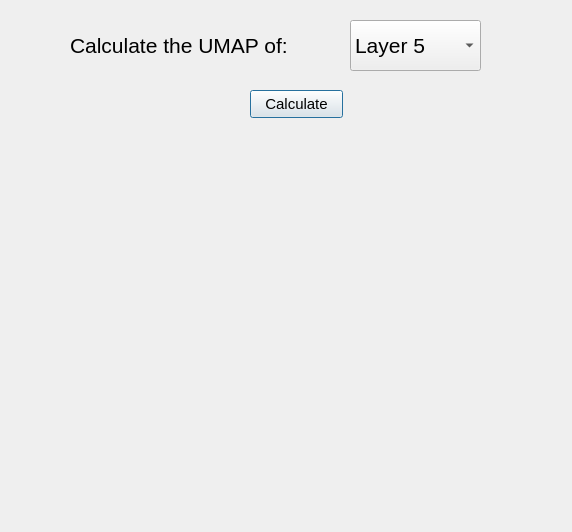
<?xml version="1.0" encoding="UTF-8"?>
<ui version="4.0">
 <class>Dialog</class>
 <widget class="QDialog" name="Dialog">
  <property name="geometry">
   <rect>
    <x>0</x>
    <y>0</y>
    <width>572</width>
    <height>532</height>
   </rect>
  </property>
  <property name="font">
   <font>
    <pointsize>16</pointsize>
   </font>
  </property>
  <property name="windowTitle">
   <string>Umap Calculation</string>
  </property>
  <widget class="QComboBox" name="comboBox">
   <property name="geometry">
    <rect>
     <x>350</x>
     <y>20</y>
     <width>131</width>
     <height>51</height>
    </rect>
   </property>
   <property name="layoutDirection">
    <enum>Qt::LeftToRight</enum>
   </property>
   <property name="currentIndex">
    <number>0</number>
   </property>
   <item>
    <property name="text">
     <string>Layer 5</string>
    </property>
   </item>
   <item>
    <property name="text">
     <string>Layer 1</string>
    </property>
   </item>
   <item>
    <property name="text">
     <string>Layer 2</string>
    </property>
   </item>
   <item>
    <property name="text">
     <string>Layer 3</string>
    </property>
   </item>
   <item>
    <property name="text">
     <string>Layer 4</string>
    </property>
   </item>
  </widget>
  <widget class="MplWidget" name="MplWidget" native="true">
   <property name="geometry">
    <rect>
     <x>10</x>
     <y>130</y>
     <width>551</width>
     <height>361</height>
    </rect>
   </property>
  </widget>
  <widget class="QLabel" name="label">
   <property name="geometry">
    <rect>
     <x>70</x>
     <y>30</y>
     <width>281</width>
     <height>31</height>
    </rect>
   </property>
   <property name="font">
    <font>
     <pointsize>16</pointsize>
    </font>
   </property>
   <property name="text">
    <string>Calculate the UMAP of:</string>
   </property>
  </widget>
  <widget class="QPushButton" name="pushButton">
   <property name="geometry">
    <rect>
     <x>250</x>
     <y>90</y>
     <width>93</width>
     <height>28</height>
    </rect>
   </property>
   <property name="font">
    <font>
     <pointsize>11</pointsize>
    </font>
   </property>
   <property name="text">
    <string>Calculate</string>
   </property>
  </widget>
 </widget>
 <customwidgets>
  <customwidget>
   <class>MplWidget</class>
   <extends>QWidget</extends>
   <header>mplwidget.h</header>
   <container>1</container>
  </customwidget>
 </customwidgets>
 <resources/>
 <connections/>
</ui>
